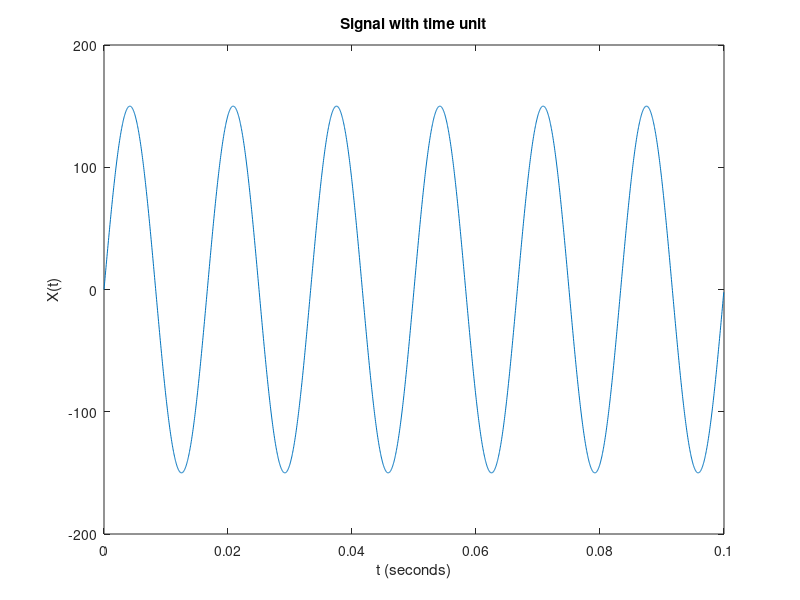
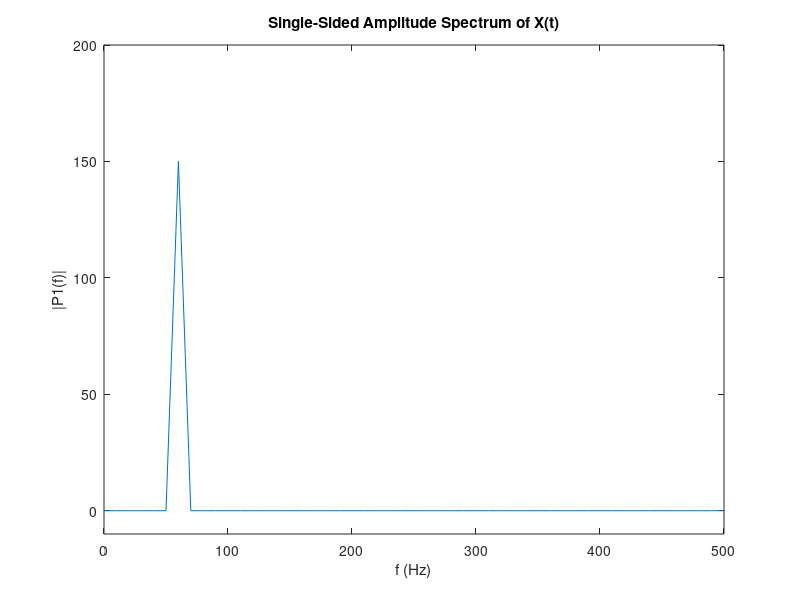

Write the MATLAB code that produced these figures, in order.
close all
clear all
clc

%problem 2a: plot signal in time domain

Fs = 25000;           % Sampling frequency                    
T = 1/Fs;             % Sampling period       
L = 2500;             % Length of signal in samples index
t = (0:L-1)*T;        % Time vector

X = 150*sin(2*pi*60*t);

figure;
plot(t,X);
axis([0 0.1 -200 200]);
title('Signal with time unit')
xlabel('t (seconds)')
ylabel('X(t)')


%problem 2b: plot signal in frequency domain

figure;
Y = fft(X);
% P2 = 20*log10(abs(Y/L)); %for y-axis to be dB
P2 = abs(Y/L);
P1 = P2(1:L/2+1);
P1(2:end-1) = 2*P1(2:end-1);

f = Fs*(0:(L/2))/L;
plot(f,P1)
axis([0 500 -10 200]);  %for fix the x-axis limit to view 60Hz value, comment this out if y-axis in dB
title('Single-Sided Amplitude Spectrum of X(t)')
xlabel('f (Hz)')
ylabel('|P1(f)|')
